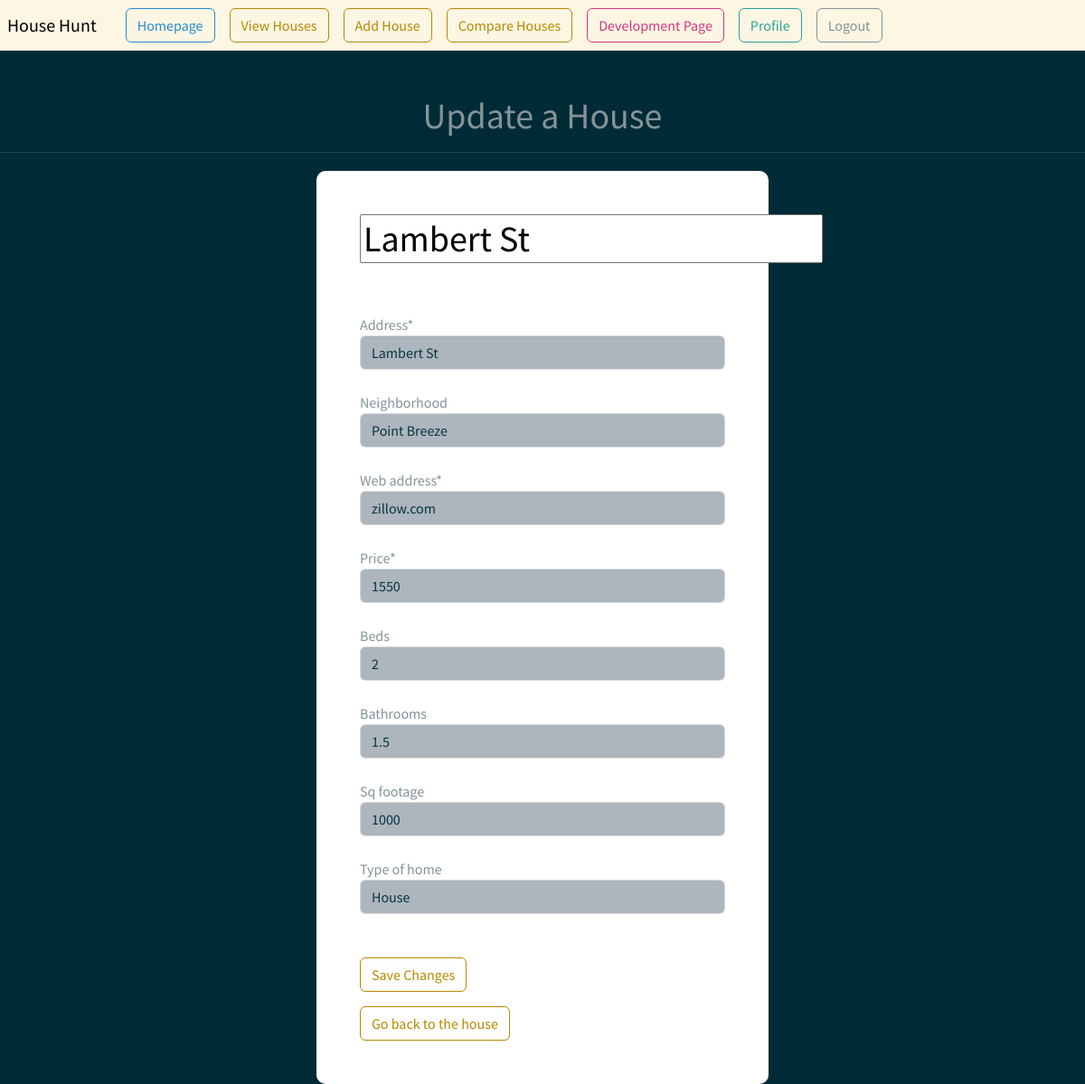
The app's page /update-house/1/ (signed in) with its own data.
### house_log/models.py (models this page shows, shortened)
class House(models.Model):
    user = models.ForeignKey(User, on_delete=models.CASCADE, null=True)
    date_available = models.DateField(blank=True, null=True)
    next_steps = models.CharField(max_length=1000, blank=True, null=True) # next steps/last contact/resolution
    applied_status = models.BooleanField(blank=True, null=True)
    archive = models.BooleanField(default=False)
    address = models.CharField(max_length=100)
    web_address = models.CharField(max_length=1000)
    HOUSE=1
    SPLIT_HOUSE=2
    APARTMENT=3
    HOME_CHOICES = (
        (HOUSE, 'House'),
        (SPLIT_HOUSE, 'Split House'),
        (APARTMENT, 'Apartment')
    )
    type_of_home = models.IntegerField(choices=HOME_CHOICES, blank=True, null=True)
    price = models.IntegerField()
    sq_footage = models.IntegerField(blank=True, null=True)
    beds = models.IntegerField(validators=[MinValueValidator(1), MaxValueValidator(10)], blank=True, null=True)
    bathrooms = models.FloatField(validators=[MinValueValidator(1), MaxValueValidator(8)], blank=True, null=True)
    YES = 1
    NO = 2
    MAYBE = 3
    PERMISSION_CHOICES = (
        (YES, 'yes'),
        (NO, 'no'),
        (MAYBE, 'maybe'),
    )
    dog_permission = models.IntegerField(choices=PERMISSION_CHOICES, blank=True, null=True)
    POINT_BREEZE = 1
    NEWBOLD = 2
    PASSYUNK_SQUARE = 3
    GRAD_HOSPITAL = 4
    HAWTHORNE = 5
    BELLA_VISTA = 6
    QUEEN_VILLAGE = 7
    UNIV_CITY = 8
    FITLER_SQUARE = 9
    RITTENHOUSE_SQUARE = 10
    WASHINGTON_SQUARE = 11
    SOCIETY_HILL = 12
    OLD_CITY = 13
    CHINATOWN = 14
    WEST_PASSYUNK = 15
    CENTRALSOUTH_PHILLY = 16
    FAIRMOUNT = 17
    GRAYS_FERRY = 18
    NEIGHBORHOOD_CHOICES = (
        (POINT_BREEZE, 'Point Breeze'),
        (NEWBOLD, 'Newbold'),
        (PASSYUNK_SQUARE, 'Passyunk Square'),
        (GRAD_HOSPITAL, 'Graduate Hospital'),
        (HAWTHORNE, 'Hawthorne'),
        (BELLA_VISTA, 'Bella Vista'),
        (QUEEN_VILLAGE, 'Queen Village'),
        (UNIV_CITY, 'University City'),
        (FITLER_SQUARE, 'Fitler Square'),
        (RITTENHOUSE_SQUARE, 'Rittenhouse Square'),
        (WASHINGTON_SQUARE, 'Washington Square'),
        (SOCIETY_HILL, 'Society Hill'),
        (OLD_CITY, 'Old City'),
        (CHINATOWN, 'Chinatown'),
        (WEST_PASSYUNK, 'West Passyunk'),
        (CENTRALSOUTH_PHILLY, 'CentralSouth Philly'),
        (FAIRMOUNT, 'Fairmount'),
        (GRAYS_FERRY, 'Grays Ferry'),
    )
    neighborhood = models.IntegerField(choices=NEIGHBORHOOD_CHOICES, blank=True, null=True)
    room_notes = models.CharField(max_length=1000, blank=True, null=True) # office potential/large primary bedroom/etc.
    bathroom_notes = models.CharField(max_length=1000, blank=True, null=True) # double sink/old/etc.
    kitchen_notes = models.CharField(max_length=1000, blank=True, null=True) # small or big/cabinets/stovetop/water dispensar fridge
    dog_notes = models.CharField(max_length=1000, blank=True, null=True) # park, neighborhood, house thoughts.  Windows, his stuff etc.
    parking_notes = models.CharField(max_length=1000, blank=True, null=True)
    storage_bool = models.BooleanField(blank=True, null=True)
    outdoor_bool = models.BooleanField(blank=True, null=True)
    outdoor_name = models.CharField(max_length=100, null=True, blank=True) # patio, deck, rooftop, front porch, etc.
    outdoor_notes = models.CharField(max_length=1000, blank=True, null=True) # rooftop, backyard, balcony, etc.
    distance_to_park_score = models.IntegerField(validators=[MinValueValidator(1), MaxValueValidator(10)], blank=True, null=True)
    food_score = models.IntegerField(validators=[MinValueValidator(1), MaxValueValidator(10)], blank=True, null=True)
    errand_stores_score = models.IntegerField(validators=[MinValueValidator(1), MaxValueValidator(10)], blank=True, null=True)
    shopping_score = models.IntegerField(blank=True, null=True)
    nightlife_score = models.IntegerField(validators=[MinValueValidator(1), MaxValueValidator(10)], blank=True, null=True)
    car_commute_work = models.CharField(max_length=100, blank=True, null=True)
    bus_commute_work = models.CharField(max_length=100, blank=True, null=True)
    walk_commute_work = models.CharField(max_length=100, blank=True, null=True)
    walk_dist_commute_work = models.CharField(max_length=100, blank=True, null=True)
    car_commute_gym = models.CharField(max_length=100, blank=True, null=True)
    bus_commute_gym = models.CharField(max_length=100, blank=True, null=True)
    walk_commute_gym = models.CharField(max_length=100, blank=True, null=True)
    walk_dist_commute_gym = models.CharField(max_length=100, blank=True, null=True)
    latitude = models.FloatField(blank=True, null=True)
    longitude = models.FloatField(blank=True, null=True)

### house_log/views.py (the view, shortened to what this page needs)
# urls.py: path('update-house/<str:pk>/', views.Update_House, name='update-house'),
@login_required(login_url='mylogin')
def Update_House(request, pk):
    house = House.objects.get(id=pk)
    context = {'form': CreateHouseForm(instance=house)}
    return render(request, 'profile/update-house.html', context = context)

### house_log/forms.py
class CreateHouseForm(ModelForm):
    class Meta:
        model = House
        fields = ['address', 'web_address', 'type_of_home', 'price', 'sq_footage', 'beds', 'bathrooms', 'dog_permission', 'neighborhood',
        'room_notes', 'bathroom_notes', 'kitchen_notes', 'outdoor_bool', 'storage_bool', 'dog_notes',
        'distance_to_park_score', 'date_available', 'applied_status', 'next_steps']
        exclude = ['user', 'food_score', 'errand_stores_score', 'shopping_score', 'nightlife_score']

### templates/profile/update-house.html (shortened to what this page needs)
{% load static %}
{% load crispy_forms_tags %}
<html>
    <head>
        <link rel="stylesheet" type="text/css" href="https://bootswatch.com/5/solar/bootstrap.min.css">
        <link rel="stylesheet" type="text/css" href="{% static 'css/styles.css' %}">
    </head>
    {% include 'profile/base.html' %}
    <br>
    <br>
    <h1 class="text-center"> Update a House </h1>
    <hr>
    <div class="container bg-white shadow-md p-5 form-layout" style="margin-top:20px;">
        <h1> {{form.address}} </h1>
        <br>
        <br>
        <form method="POST" autocomplete="off">
            {{ form.address|as_crispy_field}}
            <br>
            {{ form.neighborhood|as_crispy_field }}
            <br>
            {{ form.web_address|as_crispy_field}}
            <br>
            {{ form.price|as_crispy_field}}
            {{ form.beds|as_crispy_field}}
            {{ form.bathrooms|as_crispy_field}}
            {{ form.sq_footage|as_crispy_field}}
            {{ form.type_of_home|as_crispy_field}}
            <br> <br>
            <input class="btn btn-outline-primary navbar-btn" type="submit" value="Save Changes"/>
        </form>
        <a class="btn btn-outline-primary" type="button" href="{% url 'read-house' form.instance.pk %}"> Go back to the house </a>
    </div>
</html>

### static/css/styles.css (style rules this page uses)
.form-Layout { border-radius: 10px; width: 500px; }

### records on screen
House: address "Lambert St", neighborhood "Point Breeze", web_address "zillow.com", price "1550", beds "2", bathrooms "1.5", sq_footage "1000", type_of_home "House"
